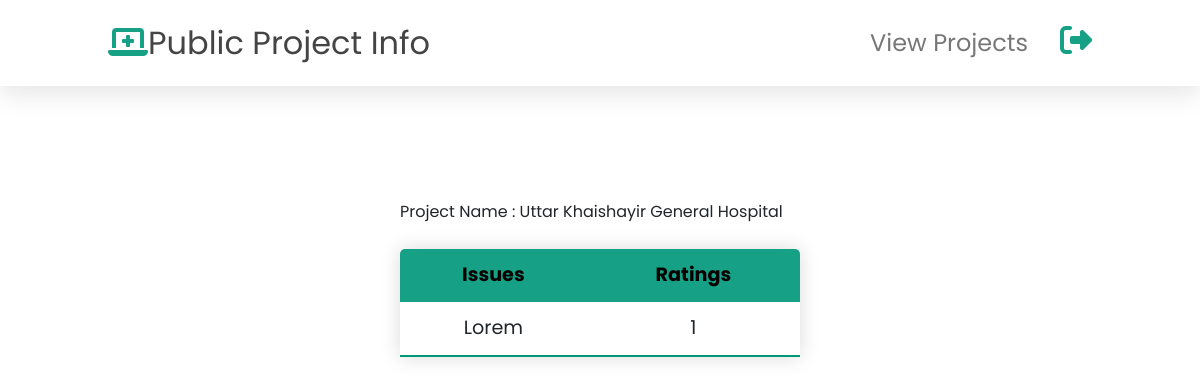
The page /PHP/EXCUser/ShowReport.php?project_id=proj9681 on the database its author committed.
### tables this page shows
CREATE TABLE `proj` (
  `name` varchar(60) DEFAULT NULL,
  `location` varchar(24) DEFAULT NULL,
  `latitude` decimal(10,8) DEFAULT NULL,
  `longitude` decimal(10,8) DEFAULT NULL,
  `exect` varchar(5) DEFAULT NULL,
  `cost` int(4) DEFAULT NULL,
  `timespan` int(1) DEFAULT NULL,
  `project_id` varchar(8) DEFAULT NULL,
  `goal` varchar(53) DEFAULT NULL,
  `start_date` varchar(10) DEFAULT NULL,
  `completion` decimal(5,2) DEFAULT NULL,
  `actual_cost` decimal(5,2) DEFAULT NULL
);

CREATE TABLE `reports` (
  `Rid` int(100) NOT NULL,
  `Uname` varchar(100) NOT NULL,
  `tdate` date NOT NULL,
  `Report_text` varchar(100) NOT NULL,
  `project_id` varchar(100) NOT NULL,
  `star` int(100) NOT NULL
);

### PHP/EXCUser/ShowReport.php (the view, shortened to what this page needs)
<?php
require_once './includes/header.php';
$project_id = $_GET['project_id'];
function ShowReport($sql)
{
    $conn = mysqli_connect('localhost', 'root', '', 'dpp');
    $query = $sql;
    $result = mysqli_query($conn, $query);
    while ($r = mysqli_fetch_array($result)) {
        echo '<tr>';
        echo '<td><center>' . $r['Report_text'] . '</center></td>';
        echo '<td><center>' . $r['star'] . '</center></td>';
        echo '</tr><center>';
    }
    echo '</tbody>';
    echo '</table>';
}
function ShowProjectName($sql)
{
    $conn = mysqli_connect('localhost', 'root', '', 'dpp');
    $query = $sql;
    $result = mysqli_query($conn, $query);
    while ($r = mysqli_fetch_array($result)) {
        echo $r['name'];
    }
}
?>
<div class="tb">
    Project Name :
    <?php
    $sql = "SELECT name from proj where project_id='$project_id' ";
    ShowProjectName($sql);
    ?>
    <table class="tablestyle">
        <thead>
            <tr>
                <th>Issues</th>
                <th>Ratings</th>
            </tr>
        </thead>
        <tbody>
            <?php
            $qry = "SELECT * FROM reports WHERE project_id='$project_id' ORDER BY star DESC";
            ShowReport($qry);
            ?>
</div>

### PHP/EXCUser/css/style.css (style rules this page uses)
* { margin: 0; padding: 0; box-sizing: border-box; font-family: "Poppins", sans-serif; outline: none; border: none; text-transform: capitalize; text-decoration: none; }
.tablestyle { border-collapse: collapse; margin: 25px 0; margin-bottom: 101px; font-size: 1.2rem; min-width: 400px; border-radius: 5px 5px 0 0; overflow: hidden; box-shadow: 0 0 20px rgba(0, 0, 0, 0.15); }
.tablestyle thead tr { background-color: #16a085; color: #070000; text-align: center; font-weight: bold; }
.tablestyle th, .tablestyle td { padding: 12px 15px; }
.tablestyle tbody tr { border-bottom: 1px solid #dddddd; }
.tablestyle tbody tr:last-of-type { border-bottom: 2px solid #009879; }
.tb { margin-left:400px; margin-top: 200px }

### rows shown on the page
proj: name "Uttar Khaishayir General Hospital"
reports: Report_text "Lorem", star "1"
